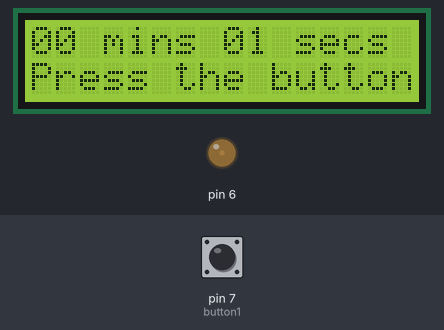
A sketch run on a simulated Arduino Uno, built with avr-gcc and run on an emulated ATmega328P. Shown: 16×2 character LCD, output pins drawn as LEDs (lit = HIGH). The test bench sets the inputs (shaded band); at power-on: pin 7 (button1) LOW.

Above: at 1.2 s.
1.3 s: pin 7 (button1) pulled HIGH for 1.2 s
At 2.8 s:
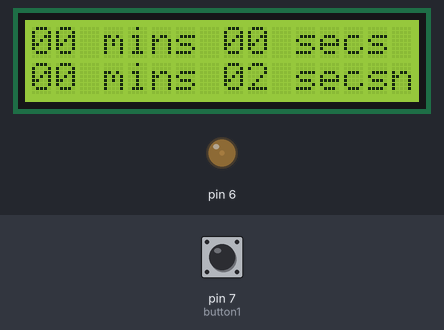
6.6 s: pin 7 (button1) pulled HIGH for 1.2 s
At 7.8 s:
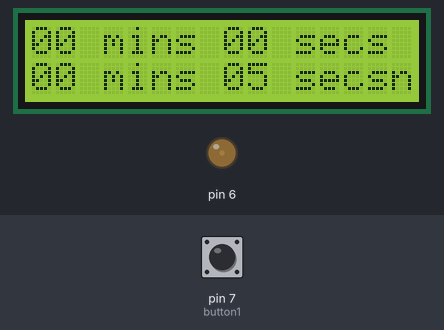
9.5 s: pin 7 (button1) pulled HIGH for 3.2 s
At 10.8 s:
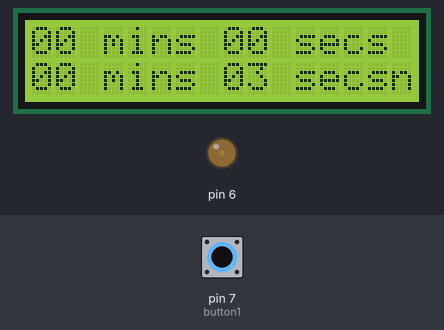
Timing chart, 0 to 12.5 s (numbered marks = the images above; inputs shaded):
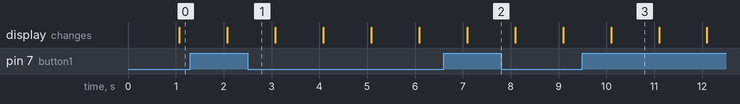

The sketch:

LCDproject.ino
```cpp
#include <LiquidCrystal.h>
#include<string.h>
LiquidCrystal lcd(12, 11, 5, 4, 3, 2);

const int Contrast= 20;

const int button1 = 7;
String inputString= "";

int pressed, pre;

signed short minutes, seconds;
char timeline[16];
//char stopped[16];
void setup() {
  // put your setup code here, to run once:
  analogWrite(6,Contrast);
  lcd.begin(16, 2);
  lcd.setCursor(0,1);
  lcd.print("Press the button to reset!");
  pinMode(button1, INPUT);
  Serial.begin(9600);
}

void loop() {
  // put your main code here, to run repeatedly:
  pressed = digitalRead(button1);

  if((pre == LOW) && (pressed== HIGH)){
    lcd.setCursor(0,1);
    sprintf(timeline,"%0.2d mins %0.2d secs", minutes, seconds);
    lcd.print(timeline);
    minutes = 0;
    seconds = 0;
  }

  lcd.setCursor(0, 0);
  sprintf(timeline,"%0.2d mins %0.2d secs", minutes, seconds);
  lcd.print(timeline);

  delay(1000);
  seconds++;

  if (seconds == 60)
  {
    seconds = 0;
    minutes ++;
  }
  pre = pressed;
}

void serialEvent3(){
  while(Serial.available()){
    char in = (char)Serial.read();
    inputString += in;
    if (inputString == "RESET"){
      pinMode(8, OUTPUT);
      digitalWrite(8, LOW);
    }
  }
}
```

Measured:
- after the input at 1.3 s, the display: changes after 0.78 s (image 1)
- what the display in image 3 shows lasts 1.0 s, from 10.1 s to 11.1 s
